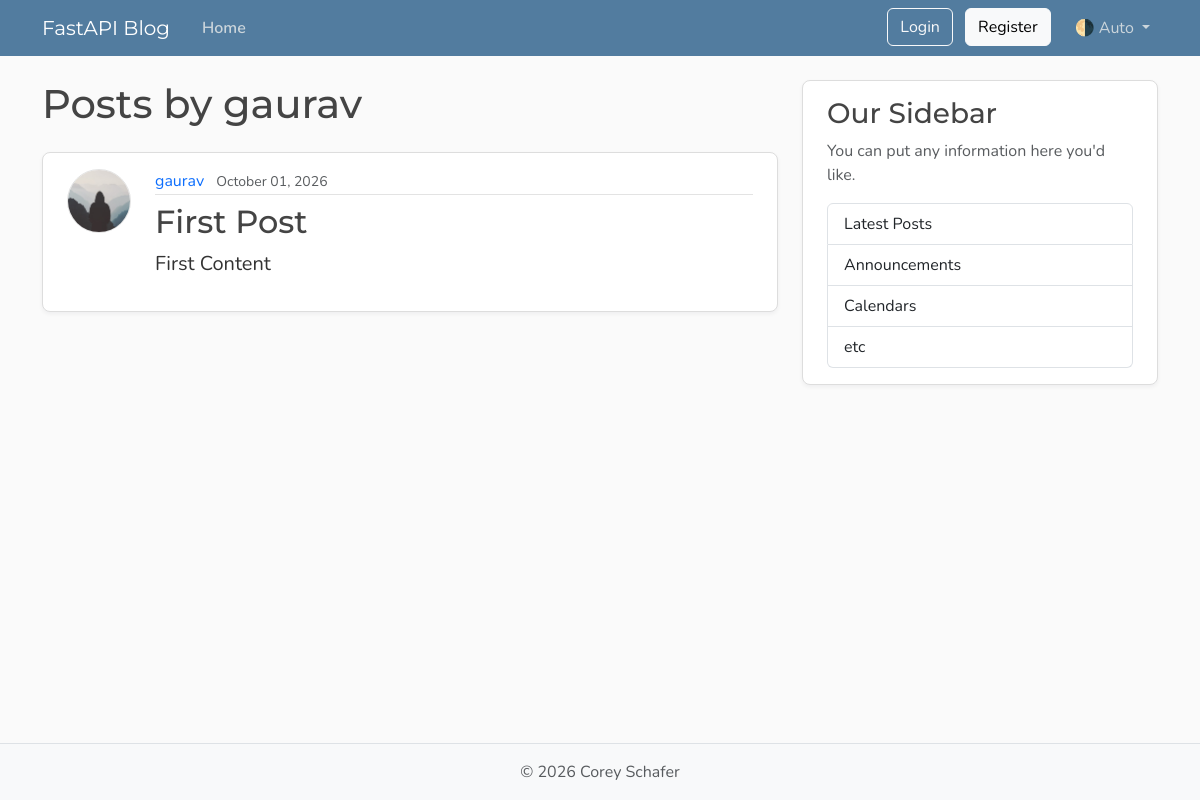
The page /user/2/posts on the database as committed earlier.
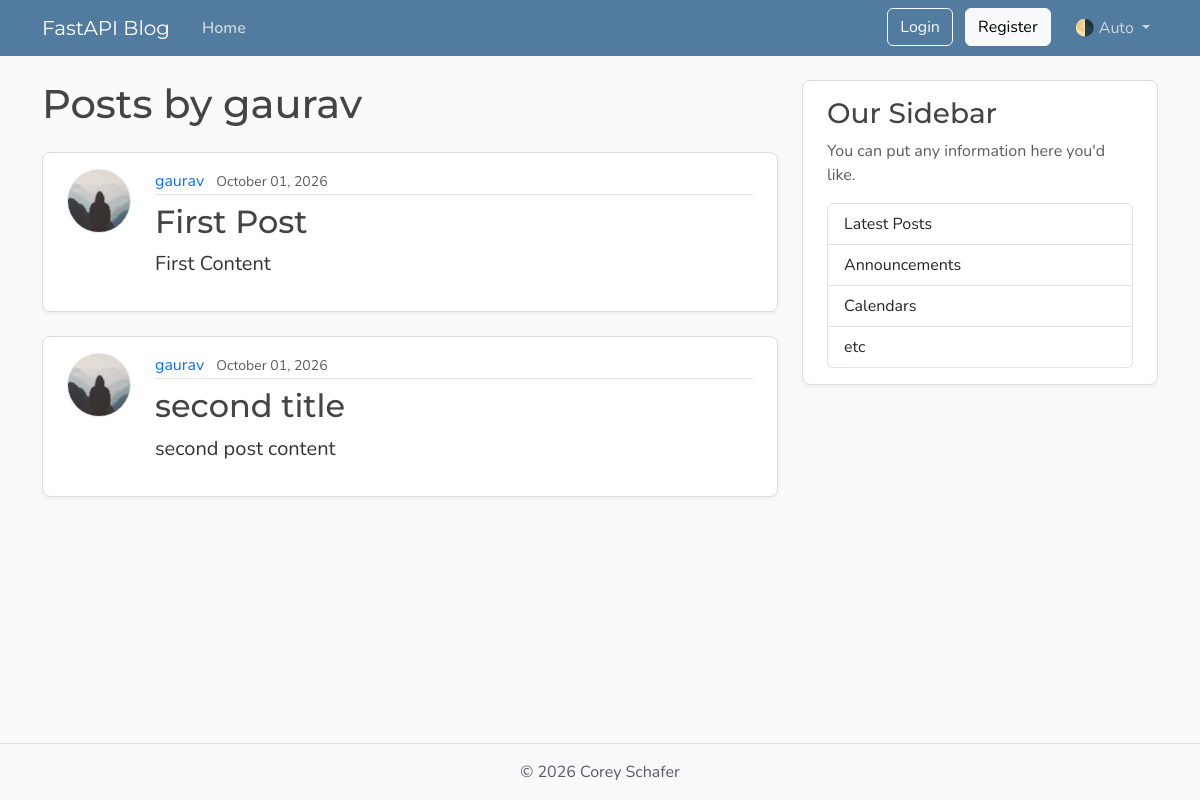
The same page on the database as committed later.
### models.py (models this page shows, shortened)
class Post(Base):
    __tablename__ = "posts"
    id: Mapped[int] = mapped_column(Integer, primary_key=True, index=True)
    title: Mapped[str] = mapped_column(String(100), nullable=False)
    content: Mapped[str] = mapped_column(Text, nullable=False)
    user_id: Mapped[int] = mapped_column(
        ForeignKey("users.id"),  # We are referencing the user.id here against post
        nullable=False,
        index=True,
    )
    date_posted: Mapped[datetime] = mapped_column(
        DateTime(timezone=True),
        default=lambda: datetime.now(UTC),
    )
    likes: Mapped[int] = mapped_column(Integer, default=0, server_default="0")
    author: Mapped[User] = relationship(back_populates="posts")  # One to many relationship -> Links this relationship to the posts relationship in the User model:

class User(Base):   # Set here cause we want to assossiate the post with each user
    __tablename__ = "users"  # Very imp if not referenced then while creating the table in metadata will show error
    id: Mapped[int] = mapped_column(Integer, primary_key=True, index=True)  # Mapped is generic type hint used by alchemy to indicate that attribute is mapped to db
    username: Mapped[str] = mapped_column(String(50), unique=True, nullable=False)
    email: Mapped[str] = mapped_column(String(120), unique=True, nullable=False)
    password_hash: Mapped[str] = mapped_column(String(200), nullable=True)
    image_file: Mapped[str | None] = mapped_column(
        String(200),
        nullable=True,
        default=None,
    )
    posts: Mapped[list[Post]] = relationship(
        back_populates="author",
        cascade="all, delete-orphan",   # delete-orphan -> This mean that if user is deleted then all the post are deleted as well
    )   # One to Many relationship. Here post can be connected to many user

### main.py (the view)
@app.get('/user/{user_id}/posts', include_in_schema=False, name='user_posts')
async def user_posts_page(request: Request, user_id: int, db: Annotated[AsyncSession, Depends(get_db)]):
    result = await db.execute(
        Select(models.User).where(models.User.id == user_id)
    )
    existing_userid = result.scalars().first()
    if not existing_userid:
        raise HTTPException(status_code=status.HTTP_404_NOT_FOUND, detail="User ID not found")
    result = await db.execute(
        Select(models.Post)
        .options(selectinload(models.Post.author))  # We are using author in the templates that is why this is needed
        .where(models.Post.user_id == user_id)
    )
    all_posts = result.scalars().all()
    return templates.TemplateResponse(request,
                                      'user_posts.html', {
                                          'posts': all_posts,
                                          "user": existing_userid,
                                          "title": f"{existing_userid.username}'s Post"
                                      }
                                      )

### templates/user_posts.html (shortened to what this page needs)
{% extends "layout.html" %}
{% block content %}
<h1 class="mb-4">Posts by {{ user.username }}</h1>
<div id="postsContainer">
  {% for post in posts %}
  <article class="content-section py-3 px-4 mb-4">
    <div class="d-flex align-items-start gap-4">
      <img class="rounded-circle article-img flex-shrink-0" src="{{ post.author.image_path }}"
        alt="{{ post.author.username }}'s profile picture" width="64" height="64" loading="lazy">
      <div class="flex-grow-1">
        <div class="article-metadata mb-2">
          <a class="me-2" href="{{ url_for('user_posts', user_id=post.author.id) }}">{{ post.author.username }}</a>
          <small class="text-body-secondary">{{ post.date_posted.strftime("%B %d, %Y") }}</small>
        </div>
        <h2>
          <a class="article-title" href="{{ url_for('post_page', post_id=post.id) }}">{{ post.title }}</a>
        </h2>
        <p class="article-content">{{ post.content }}</p>
      </div>
    </div>
  </article>
  {% else %}
  <p class="text-body-secondary">No posts by this user yet.</p>
  {% endfor %}
</div>
{% endblock content %}

Rows that differ between the two databases and show on the page:
added Post: author.username "gaurav", date_posted "October 01, 2026", title "second title", content "second post content"
